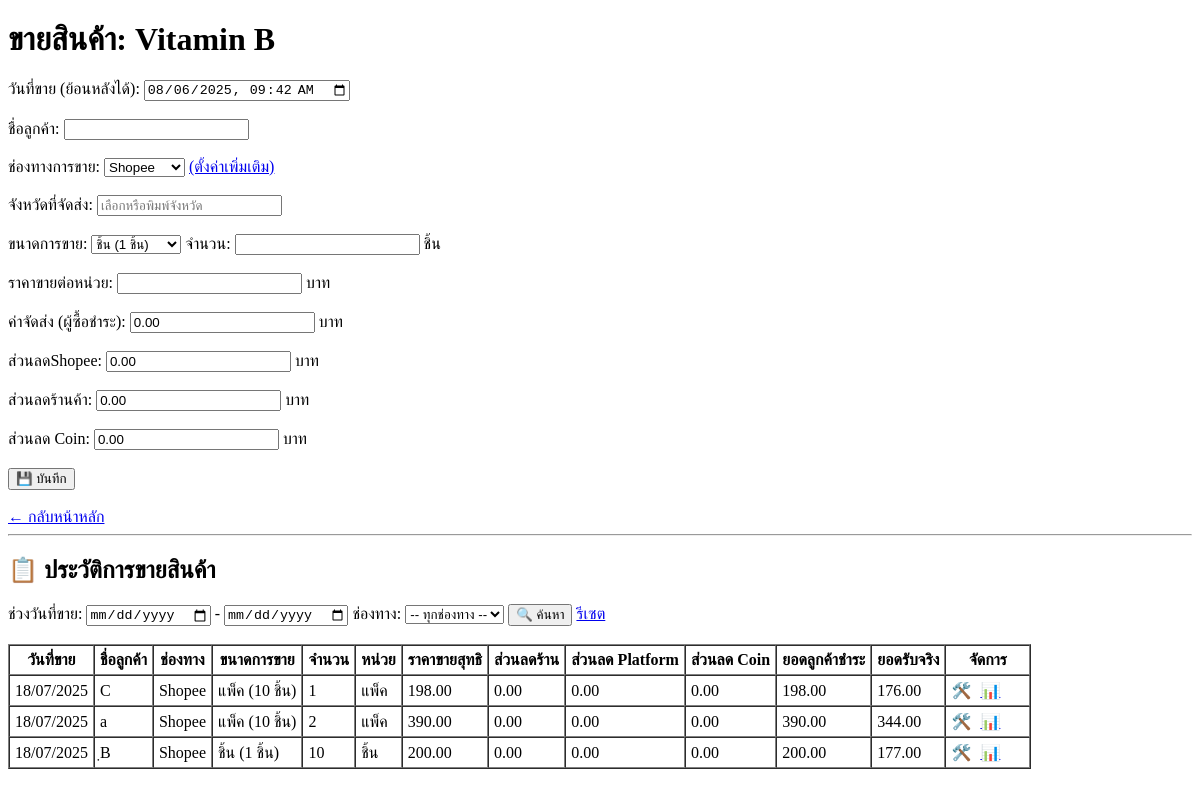
The page /sell/2 on the database as committed earlier.
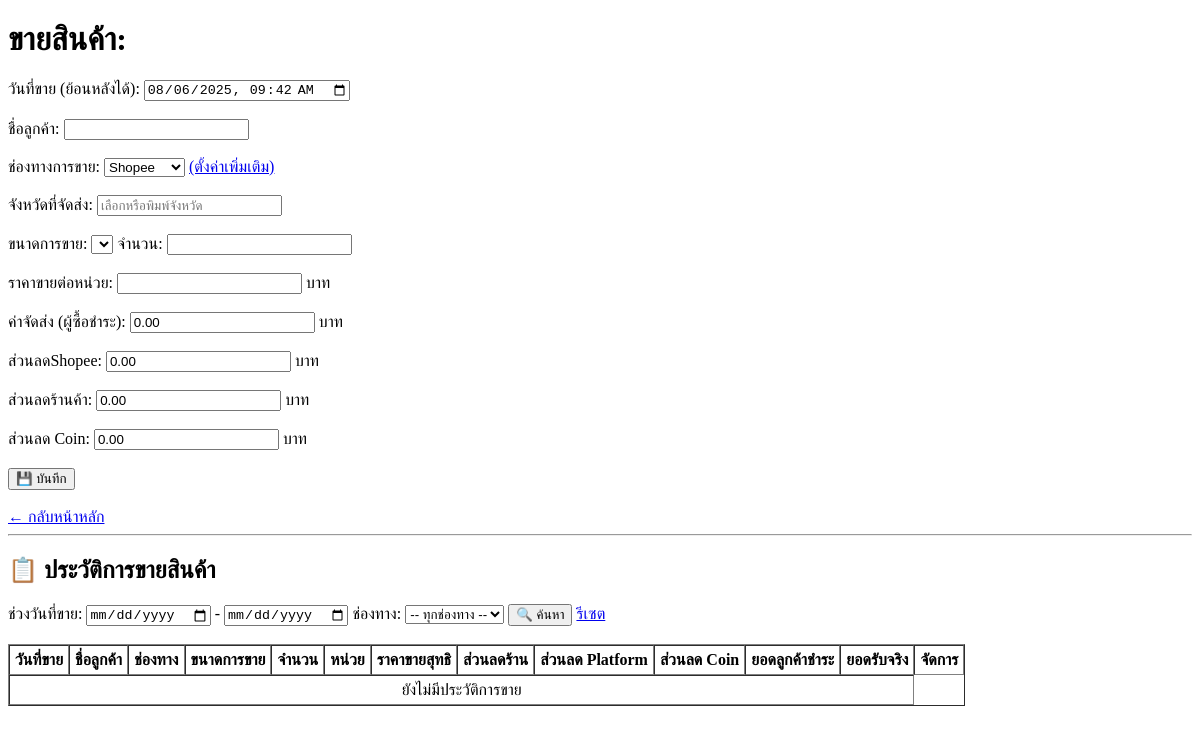
The same page on the database as committed later.
### model.py (models this page shows, shortened)
class Product(db.Model):
    __tablename__ = 'product'
    id = db.Column(db.Integer, primary_key=True)
    name = db.Column(db.String(100), nullable=False) #ชื่อสินค้า
    sku = db.Column(db.String(50), unique=True, nullable=False) #รหัสSKU
    cost_price = db.Column(db.Float, nullable=False) #ราคาต้นทุนสินค้า
    category = db.Column(db.String(50)) #หมวดหมู่สินค้า เช่น Vitamin / Drug / กระดาษ  ไม่ได้มีผลอะไรกับ data
    unit = db.Column(db.String(20)) #หน่วยนับ(แบบชิ้น)
    stock = db.Column(db.Integer, default=0) #จำนวนคงเหลือสต๊อก(แบบชิ้น)
    image_filename = db.Column(db.String(200))  #ชื่อไฟล์รูปภาพ
    variants = db.relationship('ProductVariant', backref='product', cascade="all, delete-orphan", lazy=True)

class Sale(db.Model): #ข้อมูลส่วนการขาย
    __tablename__ = 'sale'
    id = db.Column(db.Integer, primary_key=True)
    product_id = db.Column(db.Integer, db.ForeignKey('product.id'), nullable=False)
    quantity = db.Column(db.Integer, nullable=False)
    customer_name = db.Column(db.String(100))   #ชื่อลูกค้า กรณีที่ต้องการหาว่าลูกค้าประจำ / ลูกค้าใหม่
    date_sold = db.Column(db.DateTime, default=datetime.utcnow) #วันที่ขาย
    sale_price = db.Column(db.Float, nullable=False) # ราคาขายต่อหน่วยที่ขายไป
    channel = db.Column(db.String(50)) #ช่องทางการขาย เช่น line shopping Shopee Lazada
    commission_percent = db.Column(db.Float, default=0.0)  #ค่าธรรมเนียมการขาย
    transaction_fee = db.Column(db.Float, default=0.0) #ค่าธุรกรรมการชำระเงิน
    shop_discount = db.Column(db.Float, default=0.0) #ส่วนลดจากร้านค้า(เรา)
    platform_discount = db.Column(db.Float, default=0.0) #ส่วนลดจากช่องทางการขาย
    shipping_fee = db.Column(db.Float, default=0.0) #ค่าขนส่ง
    coin_discount = db.Column(db.Float, default=0.0) #ส่วนลดเหรียญ
    seller_receive = db.Column(db.Float, default=0.0) #ราคาที่เราได้
    vat_amount = db.Column(db.Float, default=0.0) #ภาษีมูลค่าเพิ่ม
    customer_total = db.Column(db.Float, default=0.0)  #ราคาที่ลูกค้าจ่าย
    shipping_province = db.Column(db.String(100)) #จังหวัดที่จัดส่ง
    product = db.relationship('Product', backref=db.backref('sales', lazy=True))
    variant_id = db.Column(db.Integer, db.ForeignKey('product_variant.id'), nullable=False)
    variant = db.relationship("ProductVariant", backref="sales")

class ProductVariant(db.Model):  ## ข้อมูล 1 SKU สินค้าอาจจะมีหลาย pack size
    __tablename__ = 'product_variant'
    id = db.Column(db.Integer, primary_key=True)
    product_id = db.Column(db.Integer, db.ForeignKey('product.id'), nullable=False)
    sale_mode = db.Column(db.String(50))  # รูปแบบการขาย (single, pack, box)
    sku_suffix = db.Column(db.String(50))  # optional เช่น -P5, -P10
    pack_size = db.Column(db.Integer, nullable=False)# จำนวนหน่วยที่ขายในแต่ละรูปแบบ เช่น 5, 10  [จำนวนหน่วยย่อยต่อแพ็ค (ใช้ตอนขาย)]
    selling_price = db.Column(db.Float, nullable=True)  # ราคาขาย
    stock = db.Column(db.Integer, default=0) # จำนวนคงเหลือ
    is_for_sale = db.Column(db.Boolean, default=True) #กำหนดรูปแบบ pack_size นี้ใช้สำหรับการขาย

### app.py (the view, shortened to what this page needs)
@app.route('/sell/<int:product_id>', methods=['GET', 'POST'])
def sell_product(product_id):
    product = Product.query.get_or_404(product_id)
    filters = [Sale.product_id == product.id]
    start_date = request.args.get('start_date')
    end_date = request.args.get('end_date')
    if start_date:
        try:
            start_dt = datetime.strptime(start_date,'%Y-%m-%d')
            filters.append(Sale.date_sold >= start_dt)
        except ValueError:
            pass
    if end_date:
        try:
            end_dt = datetime.strptime(end_date,'%Y-%m-%d')
            filters.append(Sale.date_sold <= end_dt)
        except ValueError:
            pass
    channel = request.args.get('channel')
    if channel:
        filters.append(Sale.channel == channel)
    sales_history = Sale.query.filter(and_(*filters)).order_by(Sale.date_sold.desc()).all()
    channels = SalesChannelSetting.query.all()  # ✅ เพิ่มเพื่อใช้ใน dropdown
    current_datetime=datetime.now().strftime('%Y-%m-%dT%H:%M')
    default_channel = SalesChannelSetting.query.first()
    commission = default_channel.commission_percent if default_channel else 0
    transaction_fee = default_channel.transaction_fee if default_channel else 0
    return render_template(
        'sell_product.html',
        product=product,
        sales_history=sales_history,
        current_datetime=current_datetime,
        channels=channels,  # ✅ ส่งค่าไป dropdown
        commission=commission,  # ✅ เพิ่มตรงนี้
        transaction_fee=transaction_fee  # ✅ และตรงนี้
    )

### templates/sell_product.html (shortened to what the changed rows need)
<!DOCTYPE html>
<html>
  <head>
  </head>
  <body>
    <h1>ขายสินค้า: {{ product.name }}</h1>
    <form method="post">
      <label>วันที่ขาย (ย้อนหลังได้):</label>
      <input
        type="datetime-local"
        name="date_sold"
        value="{{ current_datetime }}"
        required
      /><br /><br />
      <label>ชื่อลูกค้า:</label>
      <input type="text" name="customer_name" required />
      <br /><br />
      <label>ช่องทางการขาย:</label>
      <select name="channel" id="channel_select" onchange="updateFees()">
        {% for c in channels %}
        <option value="{{ c.channel }}">{{ c.channel }}</option>
        {% endfor %}
      </select>
      <a href="{{ url_for('manage_channels') }}">(ตั้งค่าเพิ่มเติม)</a>
      <br /><br />
      <label>จังหวัดที่จัดส่ง:</label>
      <input list="province_list" name="shipping_province" required placeholder="เลือกหรือพิมพ์จังหวัด" />
      <br /><br />
      <label>ขนาดการขาย:</label>
      <select name="variant_id" id="newVariantId" onchange="updateNewUnitLabel()" required>
        {% for variant in product.variants if variant.is_for_sale %}
          <option value="{{ variant.id }}" data-sale-mode="{{ variant.sale_mode }}">
            {{ variant.sale_mode }} ({{ variant.pack_size }} {{ product.unit }})
          </option>
        {% endfor %}
      </select>
      <label>จำนวน:</label>
      <input type="number" name="quantity" min="1" required>
      <label id="newUnitLabel">{{ product.unit }}</label>
      <br /><br />
      <label>ราคาขายต่อหน่วย:</label>
      <input type="number" name="price_per_unit" min="0" required>
      <label>บาท</label>
      <br /><br />
      <label>ค่าจัดส่ง (ผู้ซื้อชำระ):</label>
      <input type="number" name="shipping_fee" step="0.01" value="0.00" />
      <label>บาท</label>
      <br /><br />
      <label>ส่วนลด<span id="platformLabel">Shopee</span>:</label>
      <input type="number" name="platform_discount" step="0.01" value="0.00" />
      <label>บาท</label>
      <br /><br />
      <label>ส่วนลดร้านค้า:</label>
      <input type="number" name="shop_discount" step="0.01"value="0.00"  />
      <label>บาท</label>
      <br /><br />
      <label>ส่วนลด Coin:</label>
      <input type="number" name="coin_discount" step="0.01" value="0.00" />
      <label>บาท</label>
      <br /><br />
      <button type="submit">💾 บันทึก</button>
    </form>
    <br />
    <a href="{{ url_for('index') }}">← กลับหน้าหลัก</a>
    <hr />
    <h2>📋 ประวัติการขายสินค้า</h2>
    <form method="get">
      <label>ช่วงวันที่ขาย:</label>
      <input type="date" name="start_date" value="{{ request.args.get('start_date', '') }}">
      -
      <input type="date" name="end_date" value="{{ request.args.get('end_date', '') }}">
      <label>ช่องทาง:</label>
      <select name="channel">
      </select>
      <button type="submit">🔍 ค้นหา</button>
      <a href="{{ url_for('sell_product', product_id=product.id) }}">รีเซต</a>
    </form>
    <br />
    <table border="1" cellpadding="5" cellspacing="0">
      <thead>
        <tr>
          <th onclick="sortTable(0, this)">วันที่ขาย</th>
          <th onclick="sortTable(1, this)">ชื่อลูกค้า</th>
          <th onclick="sortTable(2, this)">ช่องทาง</th>
          <th>ขนาดการขาย</th>
          <th onclick="sortTable(3, this)">จำนวน</th>
          <th>หน่วย</th>
          <th onclick="sortTable(6, this)">ราคาขายสุทธิ</th>
          <th onclick="sortTable(7, this)">ส่วนลดร้าน</th>
          <th onclick="sortTable(8, this)">ส่วนลด Platform</th>
          <th onclick="sortTable(9, this)">ส่วนลด Coin</th>
          <th>ยอดลูกค้าชำระ</th>
          <th>ยอดรับจริง</th>
          <th>จัดการ</th>
        </tr>
      </thead>
      <tbody>
        {% for sale in sales_history %}
        <tr>
          <td>{{ sale.date_sold.strftime('%d/%m/%Y') }}</td>
          <td>{{ sale.customer_name }}</td>
          <td>{{ sale.channel}}</td>
          <td>{{ sale.variant.sale_mode }} ({{ sale.variant.pack_size }} {{ product.unit }})</td>
          <td>{{ sale.quantity }}</td>
          <td>{{ sale.variant.sale_mode }}</td>
          {% set subtotal = (sale.quantity or 0) * (sale.sale_price or 0) %}
          <td>{{ '%.2f'|format(subtotal) }}</td>
          <td>{{ '%.2f'|format(sale.shop_discount or 0) }}</td>
          <td>{{ '%.2f'|format(sale.platform_discount or 0) }}</td>
          <td>{{ '%.2f'|format(sale.coin_discount or 0) }}</td>
          <td>{{ '%.2f' | format(sale.customer_total) }}</td>
          <td>{{ '%.2f' | format(sale.seller_receive) }}</td>
          <td class="manage-cell">
            <span
            class="edit-icon"
            onclick="openEditModal(
              {{ sale.id }},
              '{{ sale.date_sold.strftime('%Y-%m-%dT%H:%M') }}',
              '{{ sale.customer_name|replace("'", "\\'") }}',
              {{ sale.quantity }},
              {{ sale.sale_price }},
              '{{ sale.channel|replace("'", "\\'") }}',
              {{ sale.shop_discount or 0 }},
              {{ sale.platform_discount or 0 }},
              '{{ sale.shipping_province or '' }}',
              {{ sale.coin_discount or 0 }},
              {{ sale.shipping_fee or 0 }},
              {{ sale.variant_id }}
            )"
          >🛠️</span>
            <a
            href="/sale/report/{{ sale.id }}"
            target="_blank"
            title="ดูรายงานแบบละเอียด"
            class="report-link"
            >📊</a>
          </td>
        </tr>
        {% else %}
        <tr>
          <td colspan="12" style="text-align: center">ยังไม่มีประวัติการขาย</td>
        </tr>
        {% endfor %}
      </tbody>
    </table>
  </body>
</html>

Rows that differ between the two databases and show on the page:
no longer on this page (row edited): Product: name "Vitamin B", unit "ชิ้น"
removed Sale: date_sold "18/07/2025", customer_name "C", channel "Shopee", variant.sale_mode "แพ็ค", variant.pack_size "10", quantity "1", subtotal "198.00", shop_discount "0.00", platform_discount "0.00", coin_discount "0.00", customer_total "198.00", seller_receive "176.00"
removed Sale: date_sold "18/07/2025", customer_name "a", channel "Shopee", variant.sale_mode "แพ็ค", variant.pack_size "10", quantity "2", customer_total "390.00", shop_discount "0.00", platform_discount "0.00", coin_discount "0.00", seller_receive "344.00"
removed Sale: date_sold "18/07/2025", customer_name "ฺB", channel "Shopee", variant.sale_mode "ชิ้น", variant.pack_size "1", quantity "10", customer_total "200.00", shop_discount "0.00", platform_discount "0.00", coin_discount "0.00", seller_receive "177.00"
Other text that changed with them:
form field variant_id: "ชิ้น (1 ชิ้น)" → (not shown)
text now shown: "ยังไม่มีประวัติการขาย"
